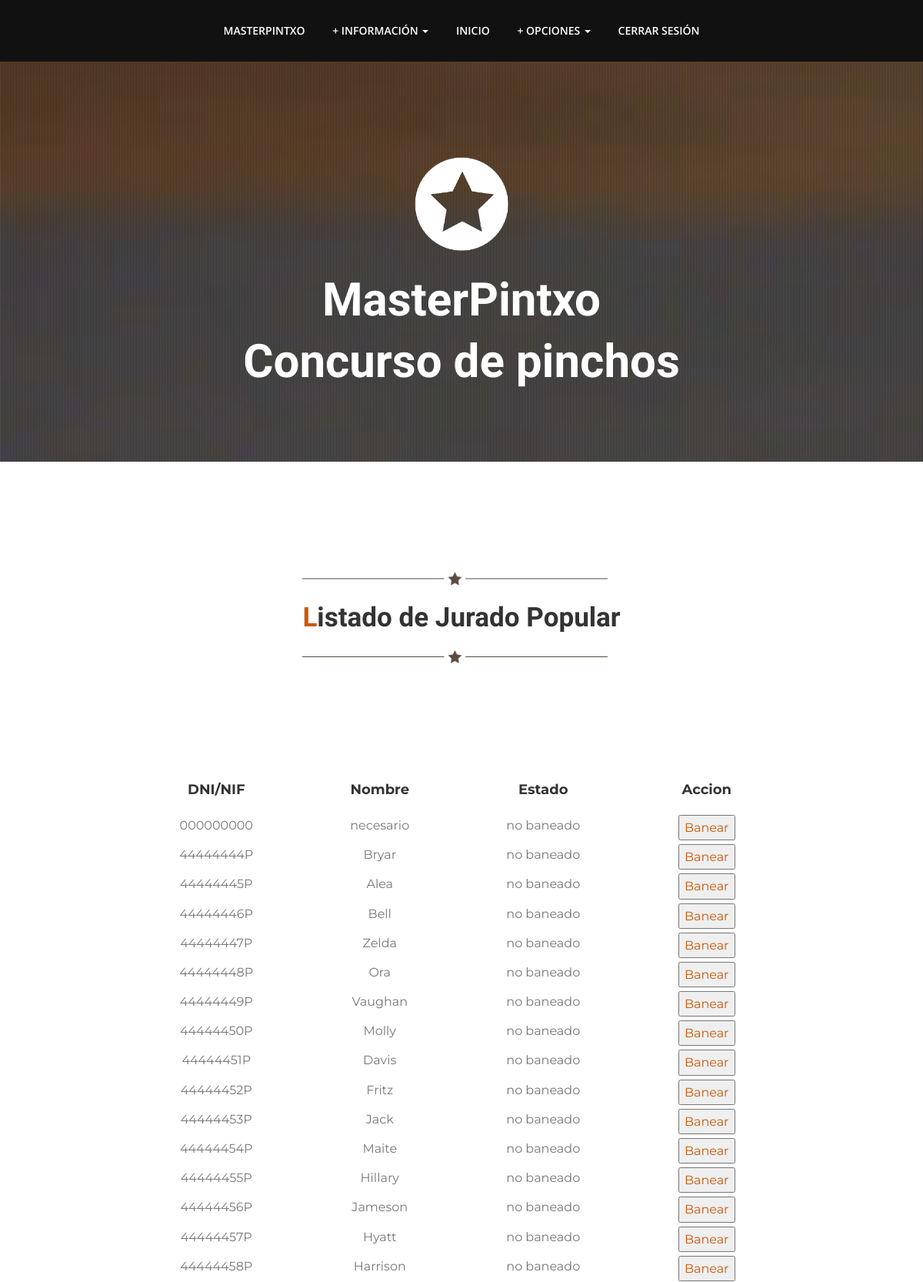
The page /index.php?controller=organizador&action=listarJPop (signed in, upper part) on the database its author committed.
### tables this page shows
CREATE TABLE IF NOT EXISTS `JuradoPopular` (
  `nombreJP` VARCHAR(20) NOT NULL COMMENT '',
  `dniJP` VARCHAR(9) NOT NULL COMMENT '',
  `direccion` VARCHAR(45) NOT NULL COMMENT '',
  `cp` INT NOT NULL COMMENT '',
  `contrasenhaJP` VARCHAR(45) NOT NULL COMMENT '',
  `apellidosJP` VARCHAR(45) NOT NULL COMMENT '',
  PRIMARY KEY (`dniJP`)  COMMENT '');

### nucleo/ViewManager.php (called while the page is built, shortened)
<?php
class ViewManager {
  private $variables = array();
  public function setVariable($varname, $value, $flash=false) {
    $this->variables[$varname] = $value;
  }
  public function getVariable($varname, $default=NULL) {
    return $this->variables[$varname];
  }
  public function render($controller, $viewname) {
    include(__DIR__."/../vistas/$controller/$viewname.php");
  }
  private static $viewmanager_singleton = NULL;
  public static function getInstance() {
    if (self::$viewmanager_singleton == null) {
      self::$viewmanager_singleton = new ViewManager();
    }
    return self::$viewmanager_singleton;
  }
}

### index.php (called while the page is built, shortened)
<?php
function run() {
  try {
    $controller = loadController($_GET["controller"]);
    $actionName = $_GET["action"];
    $controller->$actionName();
  } catch(Exception $ex) {
    die("An exception occured!!!!!".$ex->getMessage());
  }
}
function loadController($controllerName) {
  return new $controllerClassName();
}
run();
?>

### model/JuradoPopularMapper.php (called while the page is built, shortened)
<?php
require_once(__DIR__ . "/../nucleo/PDOConnection.php");
class JuradoPopularMapper
{
    private $db;
    public function __construct()
    {
        $this->db = PDOConnection::getInstance();
    }
    public function listarJurados(){
        $stmt = $this->db->query("select * from JuradoPopular");
        return $stmt->fetchAll(PDO::FETCH_ASSOC);
    }
}

### nucleo/PDOConnection.php (called while the page is built)
<?php
class PDOConnection {
  private static $dbhost = "127.0.0.1";
  private static $dbname = "G_31MasterPintxo";
  private static $dbuser = "adminG31";
  private static $dbpass = "abc123.";
  private static $db_singleton = null;
  public static function getInstance() {
    if (self::$db_singleton == null) {
      self::$db_singleton = new PDO(
	"mysql:host=".self::$dbhost.";dbname=".self::$dbname.";charset=utf8",
	self::$dbuser,
	self::$dbpass,
	array(
	  PDO::ATTR_EMULATE_PREPARES => false,
	  PDO::ATTR_ERRMODE => PDO::ERRMODE_EXCEPTION
	)
      );
    }
    return self::$db_singleton;
  }
}
?>

### vistas/organizador/listaJPop.php (the view, shortened to what this page needs)
<?php
require_once(__DIR__ . "/../../nucleo/ViewManager.php");
$view = ViewManager::getInstance();
$lista=$view->getVariable("listado");
?>
<li class="menuItem"><a href="index.php?controller=usuario&amp;action=index#seccionI">Inicio</a></li>
<li class="dropdown">
    <a href="#" class="dropdown-toggle" data-toggle="dropdown" role="button" aria-expanded="false"> + opciones <span class="caret"></span></a>
</li>
<li class="menuItem"><a href="index.php?controller=usuario&amp;action=logout">Cerrar sesi&oacute;n</a></li>
</ul>
</div>
</div>
</div>
</div>
</div>
</div>
</div>
</div>
</header>
<section id="seccionL">
    <div class="container">
        <div class="heading">
            <img class="dividerline" src="img/sep.png" alt="separador">
            <h2>Listado de Jurado Popular</h2>
            <img class="dividerline" src="img/sep.png" alt="separador">
            <h3><br></h3>
            <h3><br></h3>
        </div>
    </div>
    <div class="container control tabla">
        <div class="row tituloTab">
            <div class="col-md-3">
                <h4>DNI/NIF</h4>
            </div>
            <div class="col-md-3">
                <h4>Nombre</h4>
            </div>
            <div class="col-md-3">
                <h4>Estado</h4>
            </div>
            <div class="col-md-3">
                <h4>Accion</h4>
            </div>
        </div>
        <?php foreach($lista as $jp): ?>
        <div class="row usuTab">
            <div class="col-md-3">
                <?php echo $jp["dniJP"]; ?>
            </div>
            <div class="col-md-3">
                <?php echo $jp["nombreJP"]; ?>
            </div>
            <div class="col-md-3">
                <?php echo $jp["estado"]; ?>
            </div>
            <div class="col-md-3">
            <?php if($jp["estado"]=="baneado"){
                    echo '<a href="index.php?controller=organizador&amp;action=desbanear&amp;listar=listarJPop&amp;idUsuario='.$jp["dniJP"].'"><button class="submit button" type="button">Desbanear</button></a>';
                }else{
                    echo '<a href="index.php?controller=organizador&amp;action=banear&amp;listar=listarJPop&amp;idUsuario='.$jp["dniJP"].'"><button class="submit button" type="button">Banear</button></a>';
                }
            ?>
            </div>
        </div>
        <?php endforeach ; ?>
    </div>
</section>

### css/theme.css (style rules this page uses)
body { font-family:'Montserrat',sans-serif; font-size:16px; line-height:1.7; color:#777; font-weight:400; overflow-x:hidden; }
h1,h2,h3,h4,h5,h6 { color:#333; line-height:1.4; font-weight:700; }
a,a:hover { color:#cc580c; text-decoration: none; }
img { max-width: 100%; }
.nav>li>a { display:inline-block; }
.navbar-nav>li { float:none; display:inline-block; }
.navbar.navbar-inverse.navbar-static-top a { color:#fff; padding:31px 16px; line-height:18px; text-align:center; }
.heading { padding-bottom:15px; text-align:center; max-width:960px; margin:0px auto; padding-top:80px; }
.heading h2 { font-weight:700; font-family:'Playball',cursive; font-size:35px; color:#333; margin:0; padding:5px; }
.heading h2::first-letter { color:#cc580c; }
.heading h3 { font-size:16px; line-height:1.7; }

### css/estilo.css (style rules this page uses)
.control { text-align: center; width: 50%; padding: 10px; }
.tabla { width: 70%; margin: 0 auto; }
.tituloTab { padding-bottom: 5px; margin-bottom: 5px; }
.usuTab { padding-bottom: 5px; }

### rows shown on the page
juradopopular: dniJP "000000000", nombreJP "necesario", estado "no baneado"
juradopopular: dniJP "44444444P", nombreJP "Bryar", estado "no baneado"
juradopopular: dniJP "44444445P", nombreJP "Alea", estado "no baneado"
juradopopular: dniJP "44444446P", nombreJP "Bell", estado "no baneado"
juradopopular: dniJP "44444447P", nombreJP "Zelda", estado "no baneado"
juradopopular: dniJP "44444448P", nombreJP "Ora", estado "no baneado"
juradopopular: dniJP "44444449P", nombreJP "Vaughan", estado "no baneado"
juradopopular: dniJP "44444450P", nombreJP "Molly", estado "no baneado"
juradopopular: dniJP "44444451P", nombreJP "Davis", estado "no baneado"
juradopopular: dniJP "44444452P", nombreJP "Fritz", estado "no baneado"
juradopopular: dniJP "44444453P", nombreJP "Jack", estado "no baneado"
juradopopular: dniJP "44444454P", nombreJP "Maite", estado "no baneado"
juradopopular: dniJP "44444455P", nombreJP "Hillary", estado "no baneado"
juradopopular: dniJP "44444456P", nombreJP "Jameson", estado "no baneado"
juradopopular: dniJP "44444457P", nombreJP "Hyatt", estado "no baneado"
juradopopular: dniJP "44444458P", nombreJP "Harrison", estado "no baneado"
